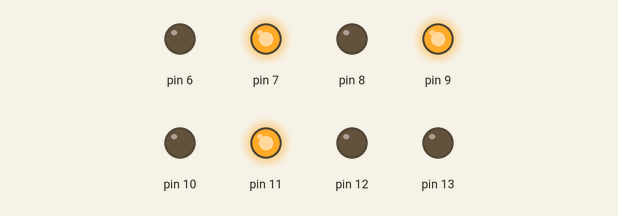
The sketch below on a simulated Arduino Uno, built with avr-gcc and run on an emulated ATmega328P. On the bench: output pins drawn as LEDs (lit = HIGH).

Above: at 0.1 s.
At 0.9 s:
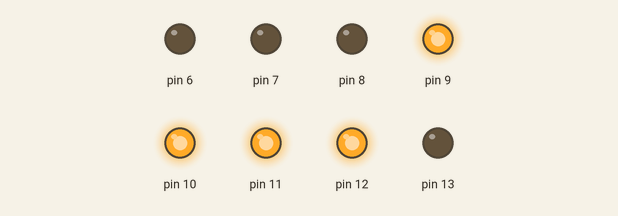
At 1.3 s:
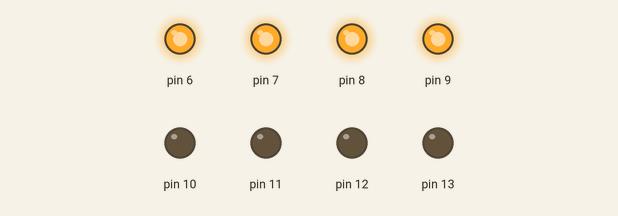
At 2.1 s:
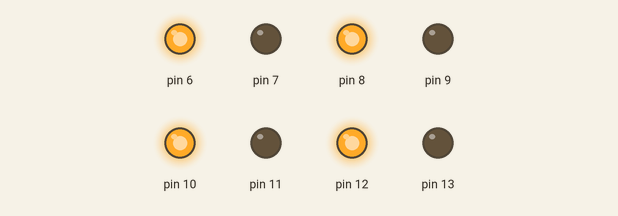
At 3.5 s:
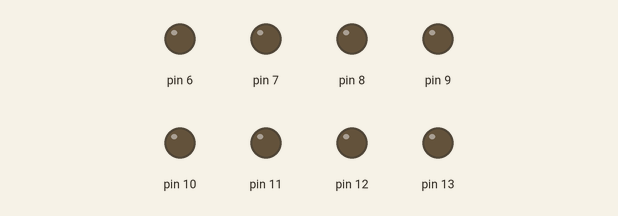
Timing chart, 0 to 3.8 s (numbered marks = the images above):
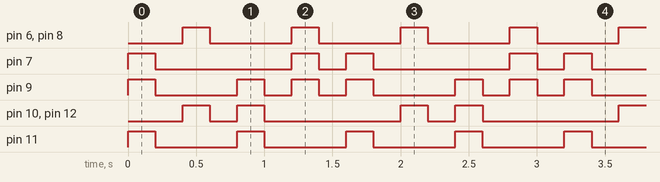

The sketch:

number.ino
```cpp
int delaytime = 200;

void setup() {
  pinMode(13, OUTPUT);
  pinMode(12, OUTPUT);
  pinMode(11, OUTPUT);
  pinMode(10, OUTPUT);
  pinMode(9, OUTPUT);
  pinMode(8, OUTPUT);
  pinMode(7, OUTPUT);
  pinMode(6, OUTPUT);
}

void loop() {
//  intro();
//  one();
//  two();
//  three();
//  four();
//  five();
//  six();
//  seven();
//  eight();
//  nine();
//  zero();
//  point();
  horizon();
  vertical();
  rect();
}

void intro() {
   for(int i = 13; i > 5; i--) {
    digitalWrite(i, HIGH);
    delay(delaytime);
    digitalWrite(i, LOW);
    delay(delaytime);
   }
}

void one() {
  digitalWrite(13, LOW);
  digitalWrite(12, HIGH);
  digitalWrite(11, LOW);
  digitalWrite(10, LOW);
  digitalWrite(9, LOW);
  digitalWrite(8, HIGH);
  digitalWrite(7, LOW);
  digitalWrite(6, LOW);
  delay(delaytime);
  for(int i = 13; i > 5; i--) {
    digitalWrite(i, LOW);
  }
  delay(delaytime);
}

void two() {
  digitalWrite(13, LOW);
  digitalWrite(12, HIGH);
  digitalWrite(11, HIGH);
  digitalWrite(10, LOW);
  digitalWrite(9, HIGH);
  digitalWrite(8, LOW);
  digitalWrite(7, HIGH);
  digitalWrite(6, HIGH);
  delay(delaytime);
  for(int i = 13; i > 5; i--) {
    digitalWrite(i, LOW);
  }
  delay(delaytime);
}

void three() {
  digitalWrite(13, LOW);
  digitalWrite(12, HIGH);
  digitalWrite(11, HIGH);
  digitalWrite(10, LOW);
  digitalWrite(9, HIGH);
  digitalWrite(8, HIGH);
  digitalWrite(7, HIGH);
  digitalWrite(6, LOW);
  delay(delaytime);
  for(int i = 13; i > 5; i--) {
    digitalWrite(i, LOW);
  }
  delay(delaytime);
}

void four() {
  digitalWrite(13, LOW);
  digitalWrite(12, HIGH);
  digitalWrite(11, LOW);
  digitalWrite(10, HIGH);
  digitalWrite(9, HIGH);
  digitalWrite(8, HIGH);
  digitalWrite(7, LOW);
  digitalWrite(6, LOW);
  delay(delaytime);
  for(int i = 13; i > 5; i--) {
    digitalWrite(i, LOW);
  }
  delay(delaytime);
}

void five() {
  digitalWrite(13, LOW);
  digitalWrite(12, LOW);
  digitalWrite(11, HIGH);
  digitalWrite(10, HIGH);
  digitalWrite(9, HIGH);
  digitalWrite(8, HIGH);
  digitalWrite(7, HIGH);
  digitalWrite(6, LOW);
  delay(delaytime);
  for(int i = 13; i > 5; i--) {
    digitalWrite(i, LOW);
  }
  delay(delaytime);
}

void six() {
  digitalWrite(13, LOW);
  digitalWrite(12, LOW);
  digitalWrite(11, LOW);
  digitalWrite(10, HIGH);
  digitalWrite(9, HIGH);
  digitalWrite(8, HIGH);
  digitalWrite(7, HIGH);
  digitalWrite(6, HIGH);
  delay(delaytime);
  for(int i = 13; i > 5; i--) {
    digitalWrite(i, LOW);
  }
  delay(delaytime);
}

void seven() {
  digitalWrite(13, LOW);
  digitalWrite(12, HIGH);
  digitalWrite(11, HIGH);
  digitalWrite(10, HIGH);
  digitalWrite(9, LOW);
  digitalWrite(8, HIGH);
  digitalWrite(7, LOW);
  digitalWrite(6, LOW);
  delay(delaytime);
  for(int i = 13; i > 5; i--) {
    digitalWrite(i, LOW);
  }
  delay(delaytime);
}

void eight() {
  digitalWrite(13, LOW);
  digitalWrite(12, HIGH);
  digitalWrite(11, HIGH);
  digitalWrite(10, HIGH);
  digitalWrite(9, HIGH);
  digitalWrite(8, HIGH);
  digitalWrite(7, HIGH);
  digitalWrite(6, HIGH);
  delay(delaytime);
  for(int i = 13; i > 5; i--) {
    digitalWrite(i, LOW);
  }
  delay(delaytime);
}

void nine() {
  digitalWrite(13, LOW);
  digitalWrite(12, HIGH);
  digitalWrite(11, HIGH);
  digitalWrite(10, HIGH);
  digitalWrite(9, HIGH);
  digitalWrite(8, HIGH);
  digitalWrite(7, LOW);
  digitalWrite(6, LOW);
  delay(delaytime);
  for(int i = 13; i > 5; i--) {
    digitalWrite(i, LOW);
  }
  delay(delaytime);
}

void zero() {
  digitalWrite(13, LOW);
  digitalWrite(12, HIGH);
  digitalWrite(11, HIGH);
  digitalWrite(10, HIGH);
  digitalWrite(9, LOW);
  digitalWrite(8, HIGH);
  digitalWrite(7, HIGH);
  digitalWrite(6, HIGH);
  delay(delaytime);
  for(int i = 13; i > 5; i--) {
    digitalWrite(i, LOW);
  }
  delay(delaytime);
}

void point() {
  digitalWrite(13, HIGH);
  digitalWrite(12, LOW);
  digitalWrite(11, LOW);
  digitalWrite(10, LOW);
  digitalWrite(9, LOW);
  digitalWrite(8, LOW);
  digitalWrite(7, LOW);
  digitalWrite(6, LOW);
  delay(delaytime);
  for(int i = 13; i > 5; i--) {
    digitalWrite(i, LOW);
  }
  delay(delaytime);
}

void horizon() {
  digitalWrite(13, LOW);
  digitalWrite(12, LOW);
  digitalWrite(11, HIGH);
  digitalWrite(10, LOW);
  digitalWrite(9, HIGH);
  digitalWrite(8, LOW);
  digitalWrite(7, HIGH);
  digitalWrite(6, LOW);
  delay(delaytime);
  for(int i = 13; i > 5; i--) {
    digitalWrite(i, LOW);
  }
  delay(delaytime);
}

void vertical() {
  digitalWrite(13, LOW);
  digitalWrite(12, HIGH);
  digitalWrite(11, LOW);
  digitalWrite(10, HIGH);
  digitalWrite(9, LOW);
  digitalWrite(8, HIGH);
  digitalWrite(7, LOW);
  digitalWrite(6, HIGH);
  delay(delaytime);
  for(int i = 13; i > 5; i--) {
    digitalWrite(i, LOW);
  }
  delay(delaytime);
}

void rect() {
  digitalWrite(13, LOW);
  digitalWrite(12, HIGH);
  digitalWrite(11, HIGH);
  digitalWrite(10, HIGH);
  digitalWrite(9, HIGH);
  digitalWrite(8, LOW);
  digitalWrite(7, LOW);
  digitalWrite(6, LOW);
  delay(delaytime);
  for(int i = 13; i > 5; i--) {
    digitalWrite(i, LOW);
  }
  delay(delaytime);
  digitalWrite(13, LOW);
  digitalWrite(12, LOW);
  digitalWrite(11, LOW);
  digitalWrite(10, LOW);
  digitalWrite(9, HIGH);
  digitalWrite(8, HIGH);
  digitalWrite(7, HIGH);
  digitalWrite(6, HIGH);
  delay(delaytime);
  for(int i = 13; i > 5; i--) {
    digitalWrite(i, LOW);
  }
  delay(delaytime);
}
```

Measured:
- by itself, pin 6, pin 8, pin 11: alternates HIGH for 0.20 s and LOW for 0.60 s
- by itself, pin 7: repeats every 1.6 s: LOW 1.0 s, HIGH 0.20 s, LOW 0.20 s, HIGH 0.20 s
- by itself, pin 9: repeats every 1.6 s: LOW 0.60 s, 2 × (HIGH 0.20 s, LOW 0.20 s), HIGH 0.20 s
- by itself, pin 10, pin 12: repeats every 1.6 s: LOW 0.20 s, HIGH 0.20 s, LOW 1.0 s, HIGH 0.20 s
